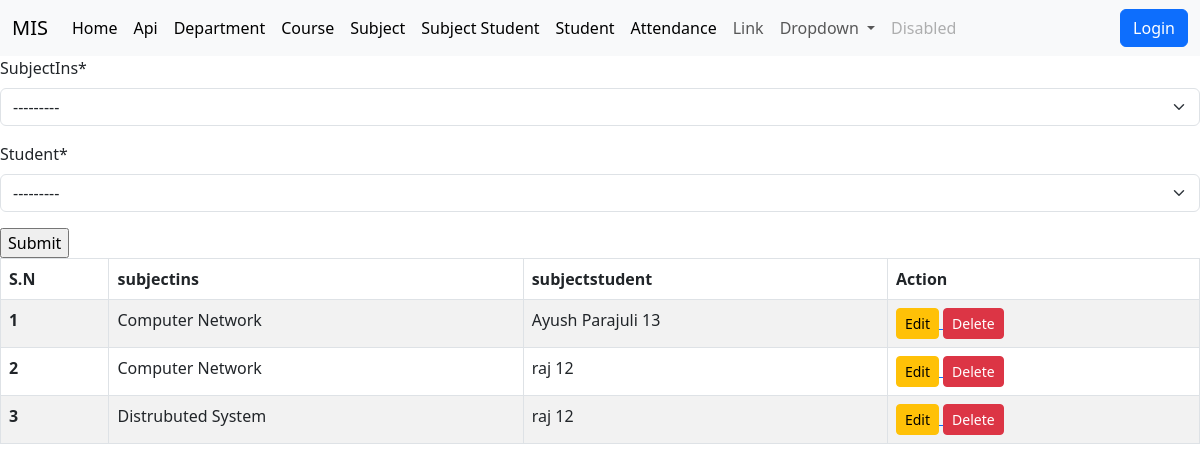
/subjectstudent, run on the app's committed database.
### api/models.py (models this page shows, shortened)
class SubjectStudent(models.Model):
    subjectIns = models.ForeignKey(Subject,on_delete=models.CASCADE)
    student = models.ForeignKey(Student, on_delete=models.CASCADE)

class Subject(models.Model):
    name=models.CharField(max_length=100,unique=True)
    year=models.ForeignKey(Year,on_delete=models.CASCADE)
    def __str__(self):
        return self.name

class Student(models.Model):
    name=models.CharField(max_length=100)
    roll_no=models.CharField(max_length=50,unique=True)
    def __str__(self):
        return self.name +' : '+self.roll_no

### Home/views.py (the view, shortened to what this page needs)
# urls.py: path('subjectstudent', views.subjectstudent,name='subjectstudent'),
def subjectstudent(request):
    context ={}
    all_subjectstudents=SubjectStudent.objects.all()
    context={
        'subjectstudentform':SubjectStudentForm(),
        'all_subjectstudents':all_subjectstudents,
    }
    return render(request, "subjectstudent.html", context)

### Home/forms.py
class SubjectStudentForm(forms.ModelForm):
    class Meta:
        model = api.SubjectStudent
        fields = "__all__"

### templates/subjectstudent.html (shortened to what this page needs)
{% extends 'base.html' %}
{%load crispy_forms_tags %}
{% block body %}
<form action = "" method = "post">
    {{subjectstudentform |crispy }}
    <input type="submit" value="Submit">
</form>
<div>
<table class="table table-striped table-hover table-bordered">
    <thead>
      <tr>
        <th scope="col">S.N</th>
        <th scope="col">subjectins</th>
        <th scope="col">subjectstudent</th>
        <th scope="col">Action</th>
      </tr>
    </thead>
    <tbody>
        {% for ass in all_subjectstudents %}
        <tr>
        <th scope="row">{{forloop.counter}}</th>
        <td>{{ass.subjectIns.name}}</td>
        <td>{{ass.student.name}} {{ass.student.roll_no}}</td>
        <td>
            <a href="subjectstudent_update/{{ass.id}}">
              <button type="button" class="btn btn-sm btn-warning">Edit</button>
          </a>
            <a href="subjectstudent_delete/{{ass.id}}">
                <button type="button" class="btn btn-sm btn-danger">Delete</button>
            </a>
        </td>
        </tr>
        {% endfor %}
    </tbody>
  </table>
</div>
{% endblock body %}

### data on the page
SubjectStudent: subjectIns.name "Computer Network", student.name "Ayush Parajuli", student.roll_no "13"
SubjectStudent: subjectIns.name "Computer Network", student.name "raj", student.roll_no "12"
SubjectStudent: subjectIns.name "Distrubuted System", student.name "raj", student.roll_no "12"
